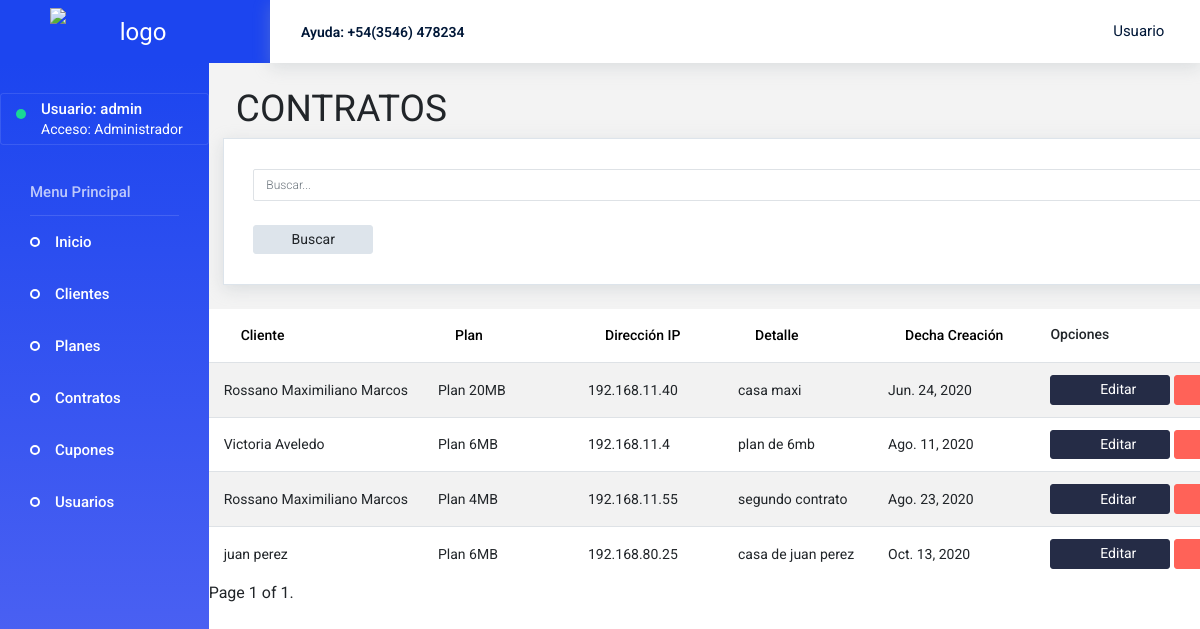
Before: /contratos/ (signed in) with the older database file.
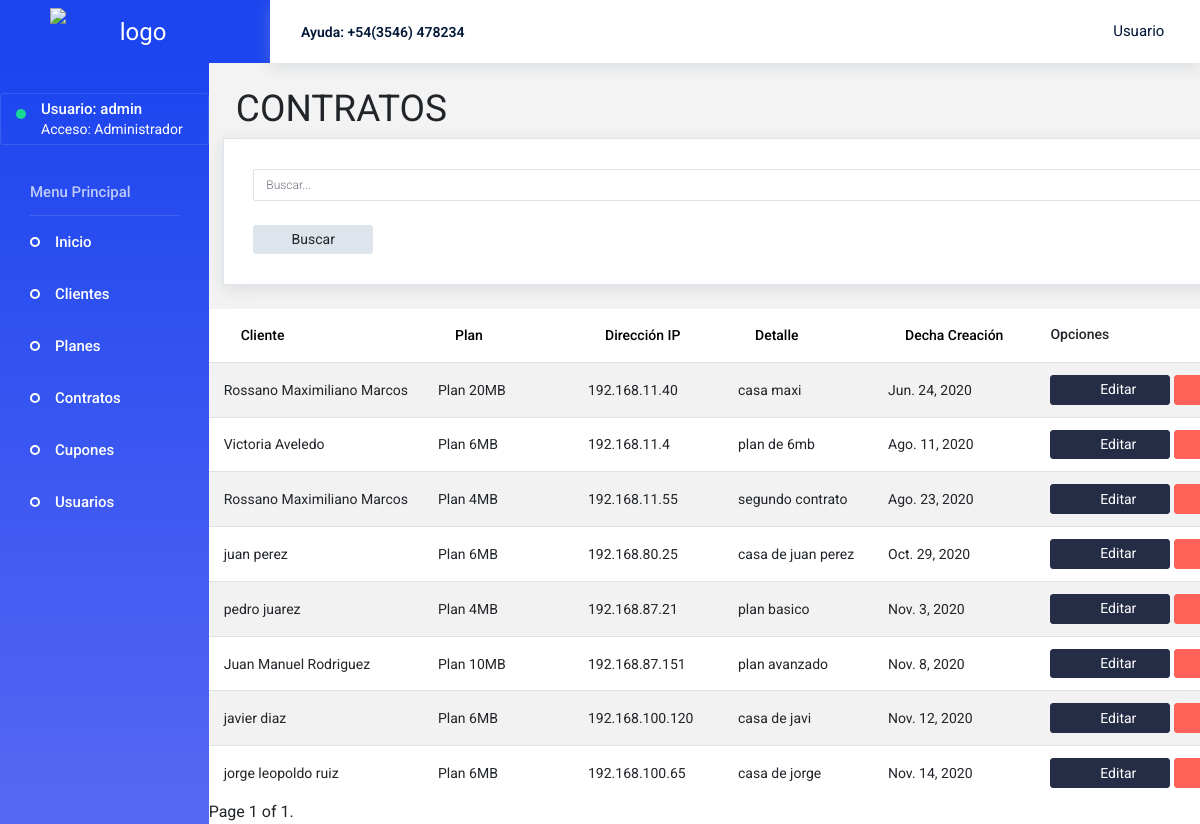
After: the same page with the newer database file.
### core/models.py (models this page shows, shortened)
class Contrato(models.Model):
    cliente = models.ForeignKey(Cliente, on_delete=models.CASCADE)
    plan = models.ForeignKey(Planes, on_delete=models.PROTECT)
    ip = models.GenericIPAddressField(verbose_name="Direccion IP")
    detalle = models.TextField(max_length=160)
    fecha_creacion = models.DateField(default=timezone.now)

class Cliente(models.Model):
    nombre = models.CharField(max_length=80)
    email = models.EmailField(max_length=50, unique=True)
    telefono = models.CharField(max_length=20)
    dni = models.IntegerField(unique=True)
    direccion = models.CharField(max_length=50)
    ciudad = models.CharField(max_length=50)
    codigo_postal = models.IntegerField(validators=[MaxValueValidator(9999),MinValueValidator(1000)])
    provincia = models.CharField(max_length=50)
    def __str__(self):
        return self.nombre

class Planes(models.Model):
    nombre = models.CharField(max_length=50)
    vel_subida = models.IntegerField(verbose_name="Velocidad de Subida Kb")
    vel_bajada = models.IntegerField(verbose_name="Velocidad de Descarga Kb")
    precio = models.IntegerField(validators=[MinValueValidator(1)])
    detalle = models.TextField(max_length=160)
    def __str__(self):
        return self.nombre

### core/views.py (the view)
# urls.py: path('contratos/', contratos, name="contratos"),
@login_required
def contratos(request):
    contrato = Contrato.objects.all()
    if request.POST.get('cliente'):
        contrato = contrato.all().order_by(Lower("cliente"))
    if request.POST.get('plan'):
        contrato = contrato.all().order_by("plan")
    if request.POST.get('ip'):
        contrato = contrato.all().order_by("ip")
    if request.POST.get('detalle'):
        contrato = contrato.all().order_by(Lower('detalle'))
    if request.POST.get('fecha_creacion'):
        contrato = contrato.all().order_by("fecha_creacion")
    if request.POST.get("buscar"):
        busqueda = request.POST.get('busqueda')
        contrato = contrato.filter( Q(cliente__nombre__contains=busqueda) | Q(plan__nombre__contains=busqueda) | Q(ip__contains=busqueda) | Q(detalle__contains=busqueda) | Q(fecha_creacion__contains=busqueda))
    paginator = Paginator(contrato, 10)
    page_number = request.GET.get('page')
    page_obj = paginator.get_page(page_number)
    data = {
        'contratos':contrato,
        'page_obj':page_obj,
    }
    return render(request, 'core/contratos.html', data)

### core/templates/core/contratos.html (shortened to what this page needs)
{% extends 'core/base.html' %}
{% load static %}
{% block contenido %}
<form action="" method="POST">
    <div class="content-wrapper">
        <h1 id="titulo">CONTRATOS</h1>
        <div class="row">
                <div class="row flex-grow">
                    <div class="col-12">
                        <div class="card">
                            <div class="card-body">
                                <input type="search" class="form-control" placeholder="Buscar..." name="busqueda"><br><br>
                                <button type="submit" class="btn btn-secondary btn-fw" name="buscar" value="buscar">Buscar</button>
                            </div>
                        </div>
                    </div>
                </div>
        </div>
    </div>
    <table class="table table-striped">
        <thead>
            <tr>
                <th><button type="submit" class="btn btn-link btn-fw" name="cliente" value="cliente">Cliente</button></th>
                <th><button type="submit" class="btn btn-link btn-fw" name="plan" value="plan">Plan</button></th>
                <th><button type="submit" class="btn btn-link btn-fw" name="ip" value="ip">Dirección IP</button></th>
                <th><button type="submit" class="btn btn-link btn-fw" name="detalle" value="detalle">Detalle</button></th>
                <th><button type="submit" class="btn btn-link btn-fw" name="fecha_creacion" value="fecha_creacion">Decha Creación</button></th>
                <th><p class="card-description"> Opciones </p></th>
            </tr>
        </thead>
        {% for p in page_obj %}
                <tr>
                    <td>{{ p.cliente }}</td>
                    <td>{{ p.plan }}</td>
                    <td>{{ p.ip }}</td>
                    <td>{{ p.detalle }}</td>
                    <td>{{ p.fecha_creacion }}</td>
                    <td>
                        <a href="{% url 'modificar_contrato' p.id %}" class="btn btn-dark btn-fw">
                            <i class="mdi mdi-cloud-download"></i>Editar</a>
                        <button type="button" onclick="confirmarEliminacionContrato({{p.id}})" class="btn btn-danger btn-fw">
                                Eliminar</button>
                    </td>
                </tr>
        {% endfor %}
    </table>
    <div class="pagination">
        <span class="step-links">
            <span class="current">
                Page {{ page_obj.number }} of {{ page_obj.paginator.num_pages }}.
            </span>
        </span>
    </div>
</form>
{% endblock %}

### core/templates/core/base.html (shortened to what this page needs)
<!DOCTYPE html>
<html lang="en" dir="ltr">
  <head>
    {% load static %}
    <link rel="stylesheet" href="{% static 'core/assets/vendors/iconfonts/mdi/css/materialdesignicons.min.css' %}">
    <link rel="stylesheet" href="{% static 'core/assets/vendors/iconfonts/ionicons/css/ionicons.css' %}">
    <link rel="stylesheet" href="{% static 'core/assets/vendors/iconfonts/typicons/src/font/typicons.css' %}">
    <link rel="stylesheet" href="{% static 'core/assets/vendors/iconfonts/flag-icon-css/css/flag-icon.min.css' %}">
    <link rel="stylesheet" href="{% static 'core/assets/vendors/css/vendor.bundle.base.css' %}">
    <link rel="stylesheet" href="{% static 'core/assets/vendors/css/vendor.bundle.addons.css' %}">
    <link rel="stylesheet" href="{% static 'core/assets/vendors/icheck/skins/all.css' %}">
    <link rel="stylesheet" href="{% static 'core/assets/css/shared/style.css' %}">
    <link rel="stylesheet" href="{% static 'core/assets/css/demo_1/style.css' %}">
  </head>
  <body>
    <div class="container-scroller">
      <nav class="navbar default-layout col-lg-12 col-12 p-0 fixed-top d-flex flex-row">
        <div class="text-center navbar-brand-wrapper d-flex align-items-top justify-content-center">
          <a class="navbar-brand brand-logo" href="{% url 'home' %}">
            <img src="{% static 'core/assets/images/logo.jpg' %}" alt="logo" /> </a>
        </div>
        <div class="navbar-menu-wrapper d-flex align-items-center">
          <ul class="navbar-nav">
            <li class="nav-item font-weight-semibold d-none d-lg-block">Ayuda: +54(3546) 478234</li>
          </ul>
          <ul class="navbar-nav ml-auto">
            <li class="nav-item dropdown d-none d-xl-inline-block user-dropdown">
              <a class="nav-link dropdown-toggle" id="UserDropdown" href="#" data-toggle="dropdown" aria-expanded="false">Usuario</a>
            </li>
          </ul>
        </div>
      </nav>
      <div class="container-fluid page-body-wrapper">
        <nav class="sidebar sidebar-offcanvas" id="sidebar">
          <ul class="nav">
            <li class="nav-item nav-profile">
              <a href="{% url 'usuarios' %}" class="nav-link">
                <div class="profile-image">
                  <div class="dot-indicator bg-success"></div>
                </div>
                <div class="text-wrapper">
                  {% if '@' not in user.username %}
                    <p class="profile-name">Usuario: {{user.username}} </p>
                    <p class="designation">Acceso: Administrador</p>
                  {% else %}
                    <p class="profile-name">Usuario: {{user.first_name}} </p>
                    <p class="designation">Acceso: Cliente</p>
                  {% endif %}
                </div>
              </a>
            </li>
            <li class="nav-item nav-category">Menu Principal</li>
            <li class="nav-item">
              <a class="nav-link" href="{% url 'home' %}">
                <span class="menu-title">Inicio</span>
              </a>
            </li>
            <li class="nav-item">
              <a class="nav-link" data-toggle="collapse" href="#ui-clientes" aria-expanded="false" aria-controls="ui-clientes">
                <span class="menu-title">Clientes</span>
                <i class="menu-arrow"></i>
              </a>
            </li>
            <li class="nav-item">
              <a class="nav-link" data-toggle="collapse" href="#ui-planes" aria-expanded="false" aria-controls="ui-planes">
                <span class="menu-title">Planes</span>
                <i class="menu-arrow"></i>
              </a>
            </li>
            <li class="nav-item">
              <a class="nav-link" data-toggle="collapse" href="#ui-contratos" aria-expanded="false" aria-controls="ui-contratos">
                <span class="menu-title">Contratos</span>
                <i class="menu-arrow"></i>
              </a>
            </li>
            <li class="nav-item">
              <a class="nav-link" data-toggle="collapse" href="#ui-cupones" aria-expanded="false" aria-controls="ui-cupones">
                <span class="menu-title">Cupones</span>
                <i class="menu-arrow"></i>
              </a>
            </li>
            <li class="nav-item">
              <a class="nav-link" data-toggle="collapse" href="#ui-usuarios" aria-expanded="false" aria-controls="#ui-usuarios">
                <span class="menu-title">Usuarios</span>
                <i class="menu-arrow"></i>
              </a>
            </li>
          </ul>
        </nav>
            {% block contenido %}
            {% endblock %}
      </div>
    </div>
  </body>
</html>

Changed rows visible on the page:
changed Contrato "casa de juan perez": fecha_creacion "Oct. 13, 2020" → "Oct. 29, 2020"
added Contrato: cliente "pedro juarez", plan "Plan 4MB", ip "192.168.87.21", detalle "plan basico", fecha_creacion "Nov. 3, 2020"
added Contrato: cliente "Juan Manuel Rodriguez", plan "Plan 10MB", ip "192.168.87.151", detalle "plan avanzado", fecha_creacion "Nov. 8, 2020"
added Contrato: cliente "javier diaz", plan "Plan 6MB", ip "192.168.100.120", detalle "casa de javi", fecha_creacion "Nov. 12, 2020"
added Contrato: cliente "jorge leopoldo ruiz", plan "Plan 6MB", ip "192.168.100.65", detalle "casa de jorge", fecha_creacion "Nov. 14, 2020"
